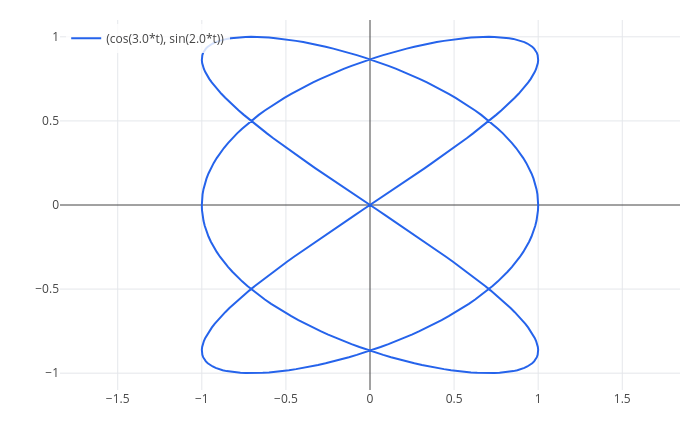

The notebook cell this image was saved under:
### Markdown cell above
`parametric(fx, fy, t, from, to)` draws a curve given by two expressions of one parameter:

### Code cell
parametric(cos(3*t), sin(2*t), t, 0, 2*pi)

### Figure 1 — Plotly figure (JSON) as saved in the notebook; plotly's stock layout.template omitted (floating-point values rounded to 4 significant figures; data arrays with more than 128 entries replaced by an {"elided": "..."} marker saying what was removed)
{"data": [{"line": {"color": "#2563eb", "width": 2}, "mode": "lines", "name": "(cos(3.0*t), sin(2.0*t))", "type": "scatter", "x": {"elided": "402 float values"}, "y": {"elided": "402 float values"}}], "layout": {"height": 440, "legend": {"bgcolor": "rgba(255,255,255,0.8)", "x": 0.01, "y": 0.99}, "margin": {"b": 50, "l": 60, "r": 20, "t": 20}, "showlegend": true, "title": {"text": ""}, "width": 700, "xaxis": {"title": {"text": ""}, "zeroline": true}, "yaxis": {"range": [-1.1, 1.1], "scaleanchor": "x", "scaleratio": 1, "title": {"text": ""}, "zeroline": true}}}
